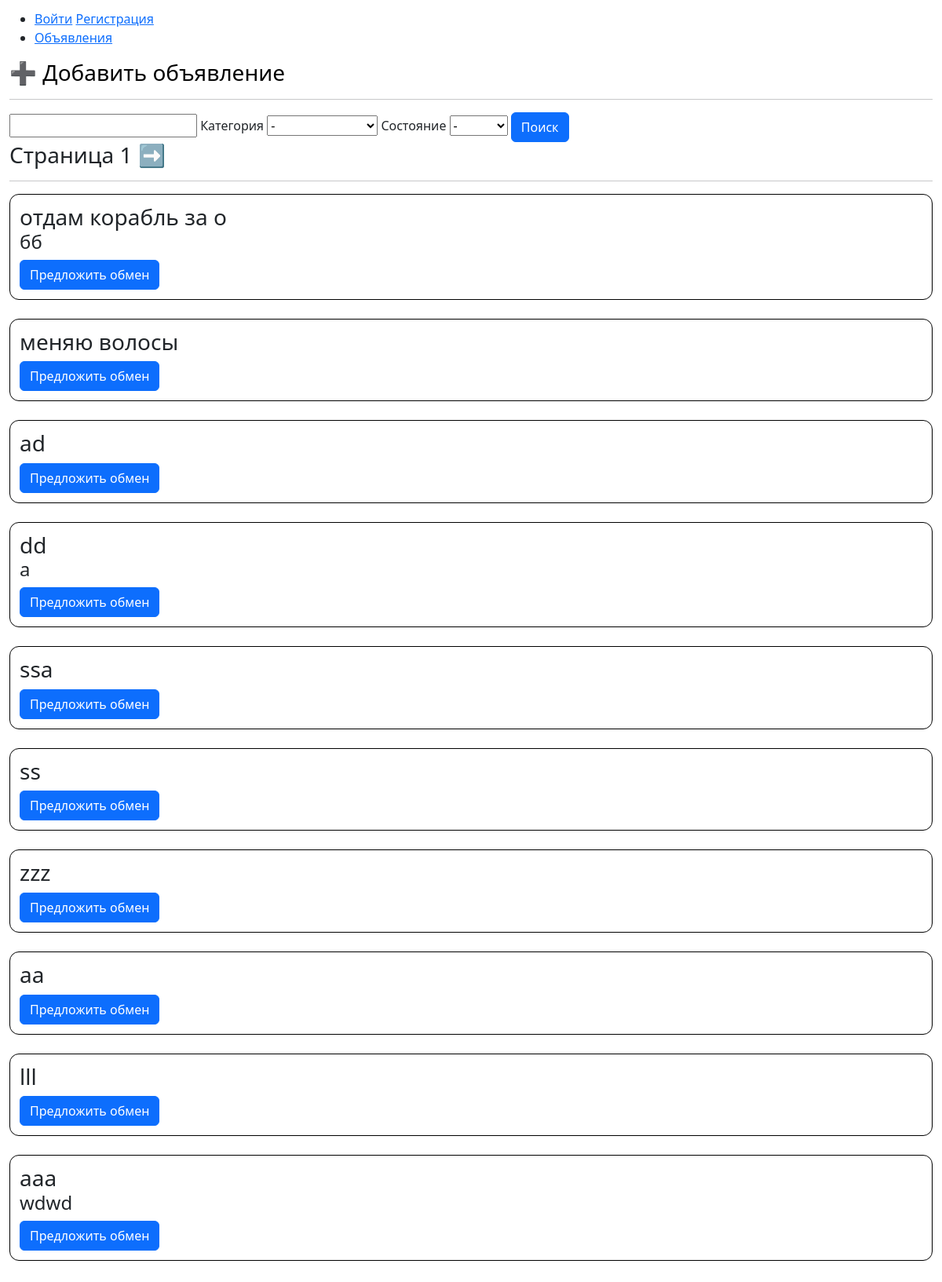
/ads/get_ads/1/, run on an earlier commit of the app's database.
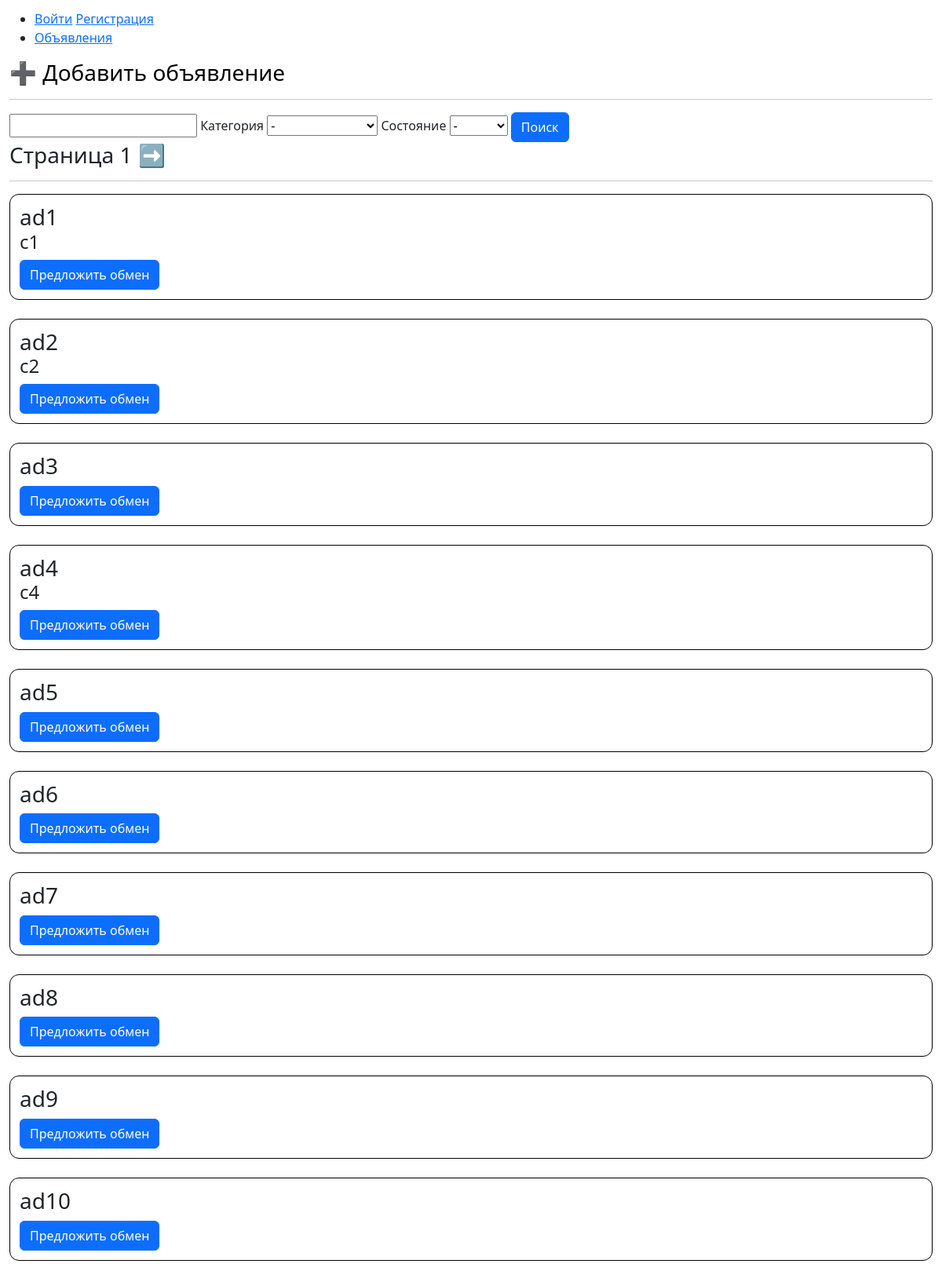
And on a later commit of the database.
### ads/models.py (models this page shows)
class Ad(models.Model):
    category_choices = {
        'вещи для дома': 'вещи для дома',
        'одежда': 'одежда',
        'транспорт': 'транспорт',
    }
    condition_choices = {
        'новый': 'новый',
        'б/у': 'б/у',
    }
    user = models.ForeignKey(User, on_delete=models.CASCADE)
    title = models.CharField(max_length=200)
    description = models.CharField(max_length=500)
    category = models.CharField(choices=category_choices)
    condition = models.CharField(choices=condition_choices)
    created_at = models.DateTimeField(auto_now_add=True)

### ads/views.py (the view)
# urls.py: path('get_ads/<int:page_n>/', views.get_ads, name='get_all_ads'),
@require_http_methods(['GET'])
def get_ads(request, page_n: int = 1):
    category = request.GET.get('category')
    condition = request.GET.get('condition')
    key_word = request.GET.get('key_word')
    len_page = 10
    context = {'page_n': page_n}
    filtered_ads = filter_ads(category, condition)
    if key_word:
        filtered_ads = search_ads(filtered_ads, key_word)
    context['ads'] = filtered_ads[(len_page*(page_n-1)):(len_page*page_n)]
    return render(request, 'ads/ads.html', context)

### ads/views.py (called while the page is built)
def filter_ads(category: str, condition: str):
    if category and condition:
        return models.Ad.objects.filter(category=category, condition=condition)
    elif category:
        return models.Ad.objects.filter(category=category)
    elif condition:
        return models.Ad.objects.filter(condition=condition)
    else:
        return models.Ad.objects.all()

### base/templates/ads/ads.html (shortened to what this page needs)
{% extends 'ads/base.html' %}
{% block content %}
    <a style="text-decoration: none; color: black;" href="/ads/create_ad/"><h3>➕ Добавить объявление</h3></a>
    <hr>
    <input type="text" id="key_word">
    Категория <select name="" id="category">
        <option value="">-</option>
    </select>
    Состояние <select name="" id="condition">
        <option value="">-</option>
    </select>
    <button class="btn btn-primary" id="send">Поиск</button>
    <br>
    <h3>Страница {{page_n}}
        <a style="text-decoration: none;" href="" id="right">➡️</a> </h3>
    <hr>
    {% if ads %}
        {% for ad in ads %}
            {% include 'ads/_ad.html' %}
            <br>
        {% endfor %}
    {% else %}
        <h3>Объявления не найдены!</h3>
    {% endif %}
{% endblock content %}

### base/templates/ads/_ad.html (shortened to what this page needs)
<div style="border: 1px solid black; padding: 1vw; border-radius: 1vw;">
    <h3 style="margin-bottom: 0;">{{ad.title}}</h3>
    <h4 style="margin-top: 0;">{{ad.description}}</h4>
    {% if ad.user != user %}
        <button class="btn btn-primary" onclick="event.target.onsubmit = (e) => e.preventDefault()" id="send{{ad.id}}">Предложить обмен</button>
    {% else %}
        <a  href="/ads/edit_ad/{{ad.id}}/"><button class="btn btn-secondary">Редактировать объявление</button></a>
    {% endif %}
</div>

What changed in the data, as far as the page shows it:
removed Ad: title "отдам корабль за о", description "бб"
removed Ad: title "меняю волосы"
removed Ad: title "ad"
removed Ad: title "dd", description "a"
removed Ad: title "ssa"
removed Ad: title "ss"
removed Ad: title "zzz"
removed Ad: title "aa"
removed Ad: title "lll"
removed Ad: title "aaa", description "wdwd"
added Ad: title "ad1", description "c1"
added Ad: title "ad2", description "c2"
added Ad: title "ad3"
added Ad: title "ad4", description "c4"
added Ad: title "ad5"
added Ad: title "ad6"
added Ad: title "ad7"
added Ad: title "ad8"
added Ad: title "ad9"
added Ad: title "ad10"
